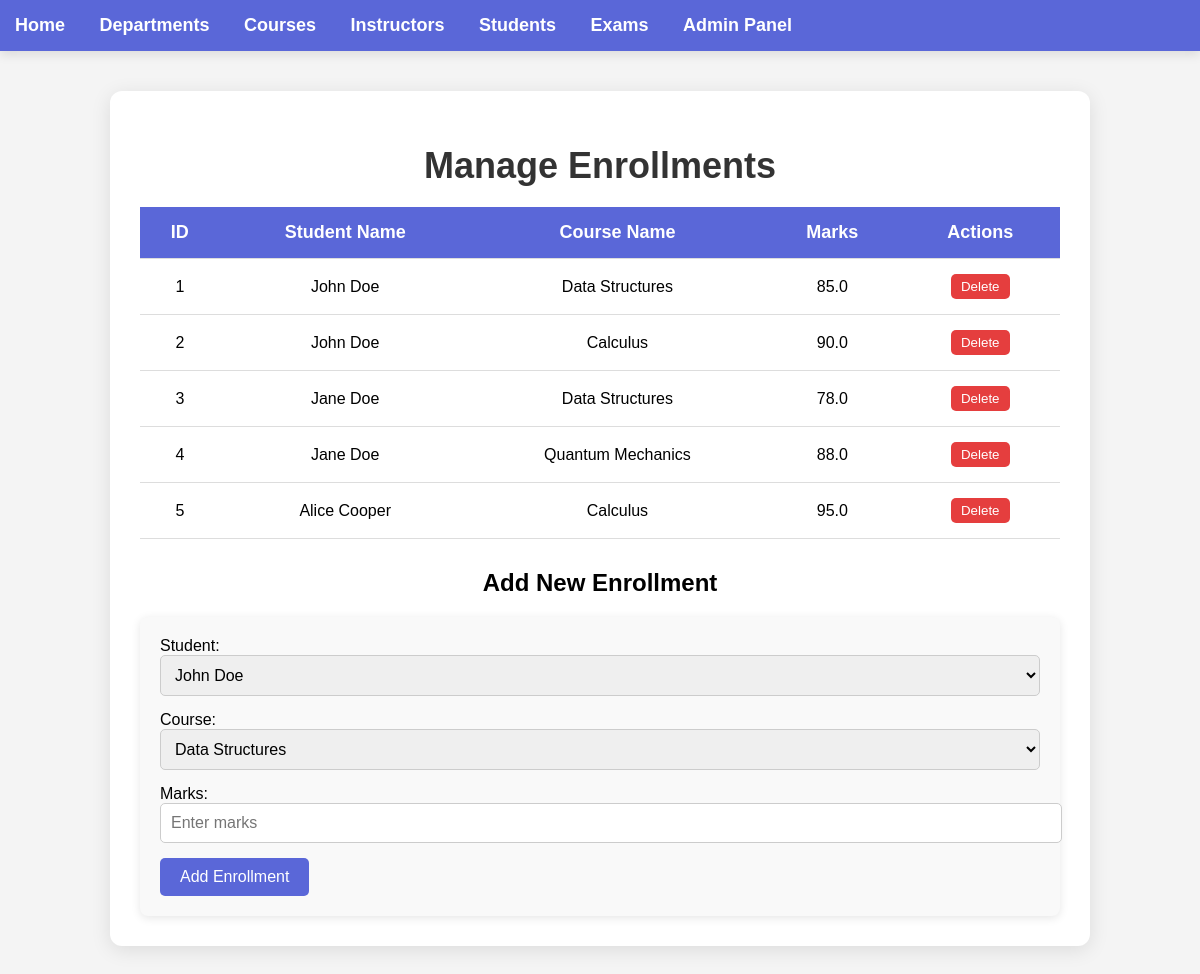
Page /instructors/manage/enrollments on the earlier database version.
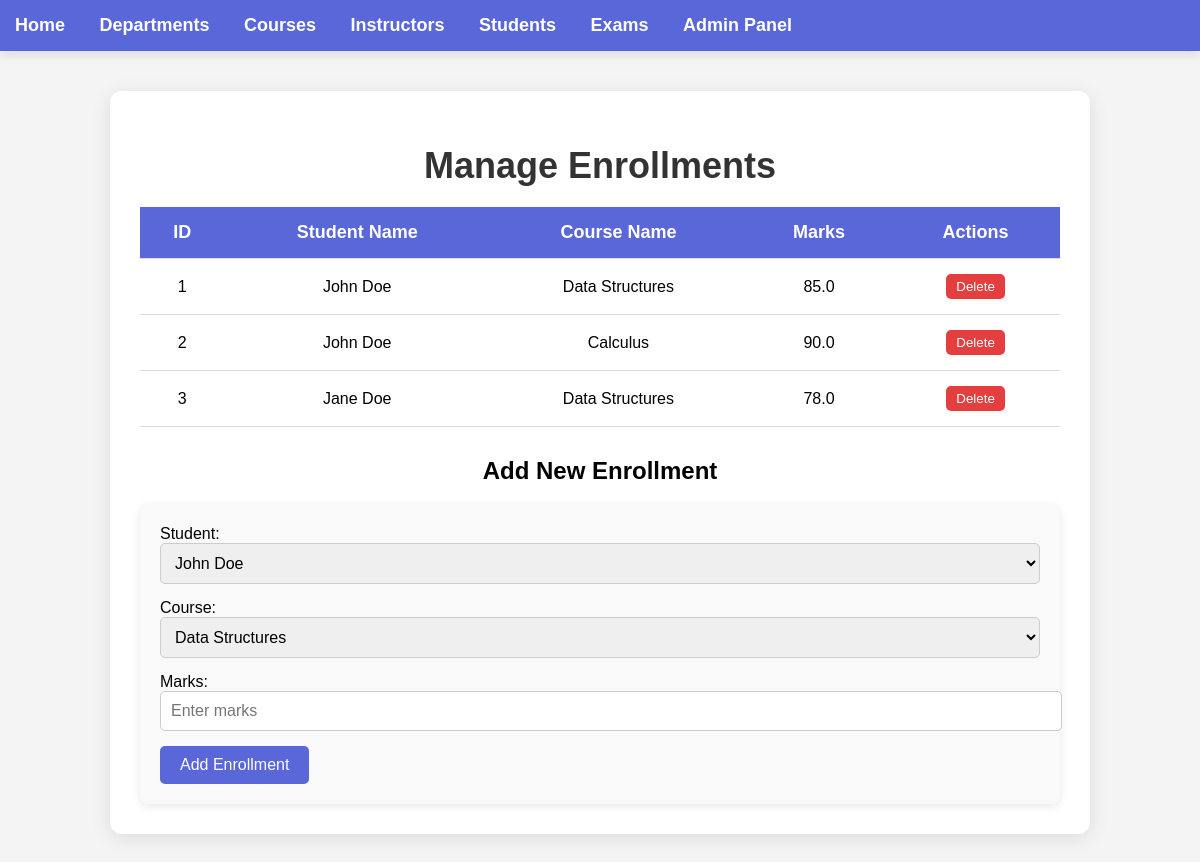
Same page on the later database version.
### model.py (models this page shows)
class Enrollment(db.Model):
    __tablename__ = 'enrollment'
    id = db.Column(db.Integer, primary_key=True)
    student_id = db.Column(db.Integer, db.ForeignKey('student.id'), nullable=False)
    course_id = db.Column(db.Integer, db.ForeignKey('course.id'), nullable=False)
    marks = db.Column(db.Float, nullable=True)
    course = db.relationship('Course', backref='enrollments')

class Student(db.Model):
    __tablename__ = 'student'
    id = db.Column(db.Integer, primary_key=True)
    name = db.Column(db.String(100), nullable=False)
    enrollments = db.relationship('Enrollment', backref='student', lazy=True, cascade='all, delete-orphan')

class Course(db.Model):
    __tablename__ = 'course'
    id = db.Column(db.Integer, primary_key=True)
    name = db.Column(db.String(100), nullable=False, unique=True)
    department_id = db.Column(db.Integer, db.ForeignKey('department.id'), nullable=False)
    instructor_id = db.Column(db.Integer, db.ForeignKey('instructor.id'), nullable=False)

### app.py (the view, shortened to what this page needs)
@app.route('/instructors/manage/enrollments', methods=['GET', 'POST'])
def instructor_manage_enrollments():
    enrollments = Enrollment.query.all()
    students = Student.query.all()
    courses = Course.query.all()
    return render_template('manage_enrollments.html', enrollments=enrollments, students=students, courses=courses)

### templates/manage_enrollments.html (shortened to what this page needs)
{% extends 'layout.html' %}
{% block content %}<!DOCTYPE html>
<html lang="en">
<head>
</head>
<body>
    <div class="container">
        <h1>Manage Enrollments</h1>
        <table class="enrollment-table">
            <thead>
                <tr>
                    <th>ID</th>
                    <th>Student Name</th>
                    <th>Course Name</th>
                    <th>Marks</th>
                    <th>Actions</th>
                </tr>
            </thead>
            <tbody>
                {% for enrollment in enrollments %}
                <tr>
                    <td>{{ enrollment.id }}</td>
                    <td>{{ enrollment.student.name }}</td>
                    <td>{{ enrollment.course.name }}</td>
                    <td>{{ enrollment.marks }}</td>
                    <td>
                        <form action="{{ url_for('delete_enrollment', id=enrollment.id) }}" method="POST" style="display:inline;">
                            <button type="submit" class="delete-btn">Delete</button>
                        </form>
                    </td>
                </tr>
                {% endfor %}
            </tbody>
        </table>
        <div class="form-section">
            <h2>Add New Enrollment</h2>
            <form action="{{ url_for('add_enrollment') }}" method="POST">
                <label for="student_id">Student:</label>
                <select id="student_id" name="student_id" required>
                    {% for student in students %}
                    <option value="{{ student.id }}">{{ student.name }}</option>
                    {% endfor %}
                </select>
                <label for="course_id">Course:</label>
                <select id="course_id" name="course_id" required>
                    {% for course in courses %}
                    <option value="{{ course.id }}">{{ course.name }}</option>
                    {% endfor %}
                </select>
                <label for="marks">Marks:</label>
                <input type="text" id="marks" name="marks" placeholder="Enter marks" required>
                <button type="submit">Add Enrollment</button>
            </form>
        </div>
    </div>
</body>
</html>
{% endblock %}

### templates/layout.html (shortened to what this page needs)
<!DOCTYPE html>
<html lang="en">
<head>
    <link rel="stylesheet" href="{{ url_for('static', filename='style.css') }}">
</head>
<body>
    <nav>
        <a href="/">Home</a>
        <a href="/departments">Departments</a>
        <a href="/courses">Courses</a>
        <a href="/instructors">Instructors</a>
        <a href="/students">Students</a>
        <a href="/exams">Exams</a>
        <a href="/admin">Admin Panel</a>
    </nav>
    <div class="content">
        {% block content %}{% endblock %}
    </div>
</body>
</html>

### static/style.css (style rules this page uses)
body { font-family: Arial, sans-serif; background-color: #f0f0f5; margin: 0; padding: 0; }
nav { background-color: #5a67d8; padding: 15px; box-shadow: 0 4px 10px rgba(0, 0, 0, 0.1); }
nav a { color: white; margin-right: 30px; text-decoration: none; font-weight: bold; font-size: 18px; }
.container { width: 85%; margin: 30px auto; padding: 25px; background-color: #fff; border-radius: 10px; box-shadow: 0 4px 15px rgba(0, 0, 0, 0.1); }
.content { margin: 25px; }

### templates/manage_enrollments.html (style rules this page uses)
body { font-family: 'Arial', sans-serif; background-color: #f4f4f4; margin: 0; padding: 0; }
.container { width: 80%; margin: 40px auto; padding: 30px; background-color: #fff; border-radius: 12px; box-shadow: 0 4px 20px rgba(0, 0, 0, 0.1); }
h1 { color: #333; font-size: 36px; text-align: center; margin-bottom: 20px; }
table { width: 100%; border-collapse: collapse; margin-bottom: 20px; }
table th, table td { padding: 15px; text-align: center; border-bottom: 1px solid #ddd; }
table th { background-color: #5a67d8; color: white; font-size: 18px; }
table td { font-size: 16px; }
.form-section { margin-top: 30px; text-align: center; }
.form-section form { display: inline-block; text-align: left; background-color: #f9f9f9; padding: 20px; border-radius: 8px; box-shadow: 0 2px 10px rgba(0, 0, 0, 0.1); }
.form-section select, .form-section input[type="text"] { padding: 10px; margin-bottom: 15px; width: 100%; border-radius: 5px; border: 1px solid #ccc; font-size: 16px; }
.form-section button { padding: 10px 20px; background-color: #5a67d8; color: white; border: none; border-radius: 5px; font-size: 16px; cursor: pointer; }
.delete-btn { background-color: #e53e3e; color: white; padding: 5px 10px; border: none; border-radius: 5px; cursor: pointer; }

Differences in the rows shown:
removed Enrollment: id "4", student.name "Jane Doe", course.name "Quantum Mechanics", marks "88.0"
removed Enrollment: id "5", student.name "Alice Cooper", course.name "Calculus", marks "95.0"
